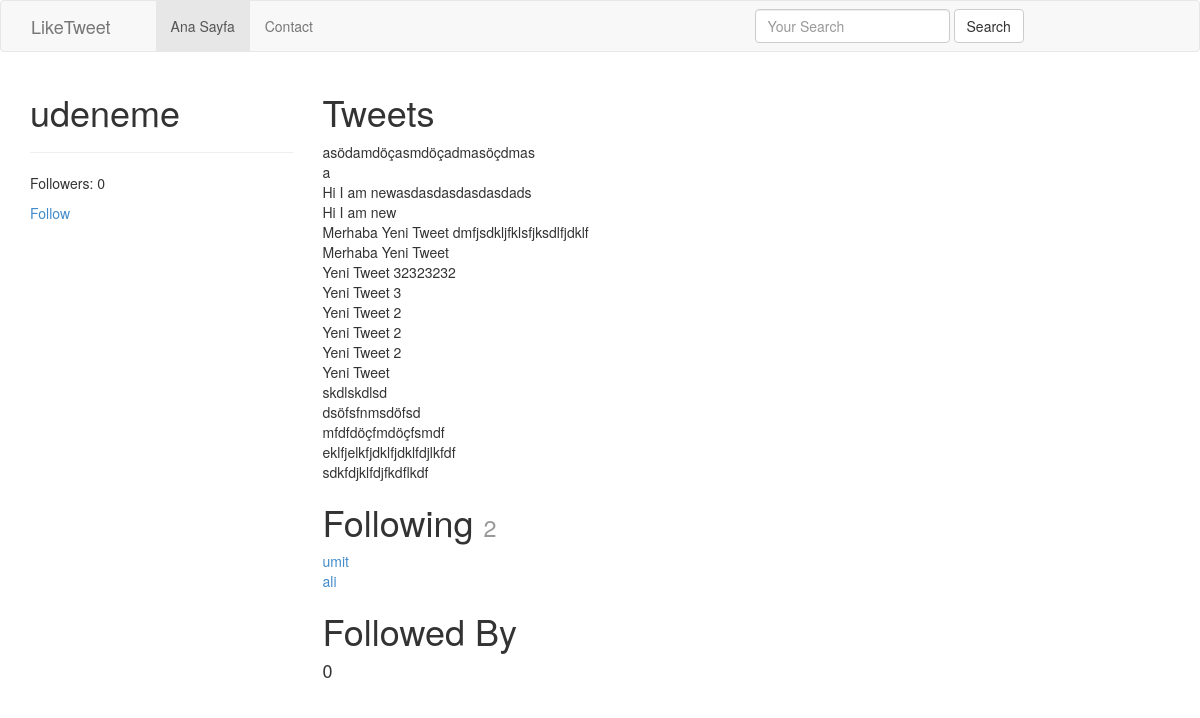
Page /udeneme/ on the committed database.
### tweets/models.py (models this page shows, shortened)
class Tweet(models.Model):
	user 		= models.ForeignKey(settings.AUTH_USER_MODEL)
	content 	= models.CharField(max_length=140, validators=[validate_content])
	updated 	= models.DateTimeField(auto_now=True)
	timestamp 	= models.DateTimeField(auto_now_add=True)
	def __str__(self):
		return str(self.content)
	class Meta:
		ordering = ['-timestamp']

### accounts/models.py (models this page shows, shortened)
class UserProfile(models.Model):
	user = models.OneToOneField(settings.AUTH_USER_MODEL, related_name='profile')
	following = models.ManyToManyField(settings.AUTH_USER_MODEL, blank=True, related_name='followed_by')
	objects = UserProfileManager()
	def get_following(self):
		users = self.following.all()
		return users.exclude(username=self.user.username)

### accounts/views.py (the view)
# urls.py: url(r'^(?P<username>[\w.@+-]+)/$', UserDetailView.as_view(), name="detail"), #/tweet/1
class UserDetailView(DetailView):
	template_name = 'accounts/user_detail.html'
	queryset = User.objects.all()
	def get_object(self):
		return get_object_or_404(User, username__iexact=self.kwargs.get("username")) # ??

### accounts/models.py (called while the page is built)
	def all(self):
		qs = self.get_queryset().all()
		try:
			if self.instance:
				qs = qs.exclude(user=self.instance)
		except:
			pass
		return qs

### accounts/templates/accounts/user_detail.html (shortened to what this page needs)
{% extends "base.html" %}
{% block content %}
	<div class="row">
		<div class="col-sm-3 col-xs-12" >
			<h1>{{ object.username }}</h1>
			<hr>
			<p>Followers: {{ object.followed_by.all.count }}</p>
			<p> <a href='{% url "profiles:follow" username=object.username %}'>Follow</a></p>
		</div>
		<div class="col-sm-9 col-xs-12">
			<h1>Tweets</h1>
			{% for tweet in object.tweet_set.all %}
				{{ tweet }}<br>
			{% endfor %}
			<h1>Following <small>{{ object.profile.get_following.count }}</small></h1>
			{% for user in object.profile.get_following %}
				<a href="/{{ user.username }}">{{ user.username }}</a><br>
			{% empty %}
				<h4>0</h4>
			{% endfor %}
			<h1>Followed By</h1>
			{% for profile in object.profile.followed_by.all %}
				<a href="/{{ profile.user.username }}">{{ profile.user.username }}</a><br>
			{% empty %}
				<h4>0</h4>
			{% endfor %}
		</div>
	</div>
{% endblock content %}

### rows in the picture
Tweet: content "asödamdöçasmdöçadmasöçdmas"
Tweet: content "a"
Tweet: content "Hi I am newasdasdasdasdasdads"
Tweet: content "Hi I am new"
Tweet: content "Merhaba Yeni Tweet dmfjsdkljfklsfjksdlfjdklf"
Tweet: content "Merhaba Yeni Tweet"
Tweet: content "Yeni Tweet 32323232"
Tweet: content "Yeni Tweet 3"
Tweet: content "Yeni Tweet 2"
Tweet: content "Yeni Tweet 2"
Tweet: content "Yeni Tweet 2"
Tweet: content "Yeni Tweet"
Tweet: content "skdlskdlsd"
Tweet: content "dsöfsfnmsdöfsd"
Tweet: content "mfdfdöçfmdöçfsmdf"
Tweet: content "eklfjelkfjdklfjdklfdjlkfdf"
Tweet: content "sdkfdjklfdjfkdflkdf"

### other values in the picture
{{ object.username }} "udeneme"
{{ object.followed_by.all.count }} "0"
{{ object.profile.get_following.count }} "2"
{{ user.username }} "umit"
{{ user.username }} "ali"
